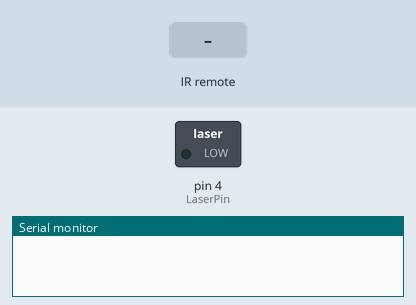
Simulated run of this sketch. Board: Arduino Uno, built with avr-gcc and run on an emulated ATmega328P. On the bench: switched loads named in the sketch (green lamp = pin HIGH), the last lines printed to the serial monitor. Dashed ring = blinking. The inputs (shaded band) are chosen by the test bench.

Above: at 1.7 s.
1.8 s: infrared code 0xFF629D received
At 2.2 s:
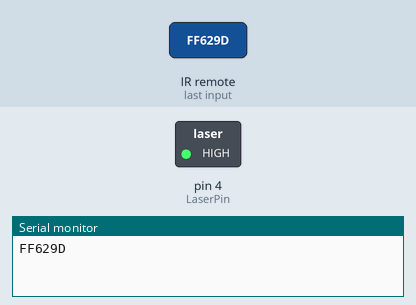
4.8 s: infrared code 0xFFA25D received
At 5.2 s:
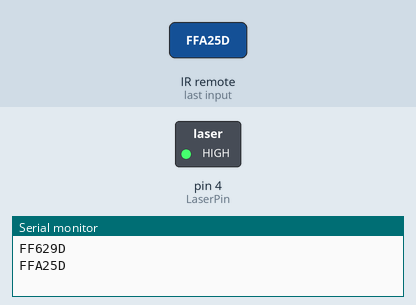
6.3 s: infrared code 0xFF9867 received
At 7.0 s:
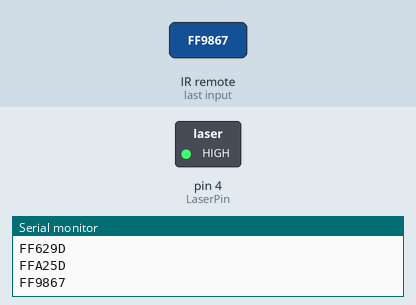
Timing chart, 0 to 9.3 s (numbered marks = the images above; inputs shaded):
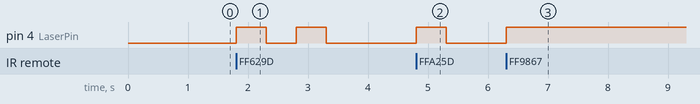

Measured:
- after the input at 1.8 s, pin 4 (LaserPin): alternates HIGH for 0.50 s and LOW for 0.50 s, 4 changes in all, then stays LOW, starting at once
- after the input at 4.8 s, pin 4 (LaserPin): LOW → HIGH at once, → LOW 0.50 s later
- after the input at 6.3 s, pin 4 (LaserPin): LOW → HIGH at once

The sketch:

IRLaser.ino
```cpp
/*
 Name:		IRLaser.ino
 Created:	7/14/2018 11:13:39 PM
 Author:	RavianXReaver
*/
#include "IRremote/IRremote.h"

#define RECV_PIN  2
#define LaserPin  4

IRrecv irrecv(RECV_PIN);
decode_results results;

void setup()
{
  Serial.begin(9600);
  pinMode(LaserPin, 1);
  irrecv.enableIRIn();
  delay(500);
}

void loop()
{
  if (irrecv.decode(&results))
  {
	Serial.println(results.value, HEX);

	switch (results.value)
	{
		case 0xFFA25D:	digitalWrite(LaserPin, 1);
						delay(500);
						digitalWrite(LaserPin, 0);
		break;
		case 0xFF629D:  digitalWrite(LaserPin, 1);
						delay(500);
						digitalWrite(LaserPin, 0);
						delay(500);
						digitalWrite(LaserPin, 1);
						delay(500);
						digitalWrite(LaserPin, 0);
		break;
		case 0xFF9867:  digitalWrite(LaserPin, 1);
		break;
		default : digitalWrite(LaserPin, 0);
		break;
	}
	irrecv.resume();
  }
}
```
